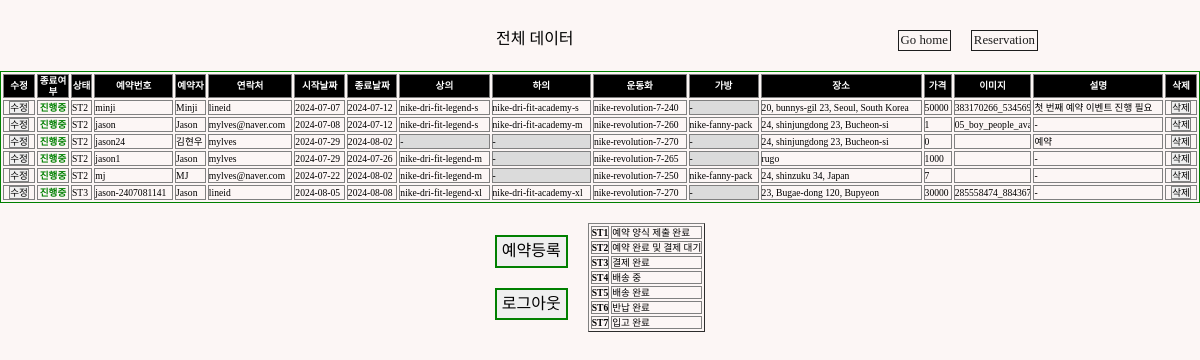
The page /sterna/data/ (signed in) on the database as committed earlier.
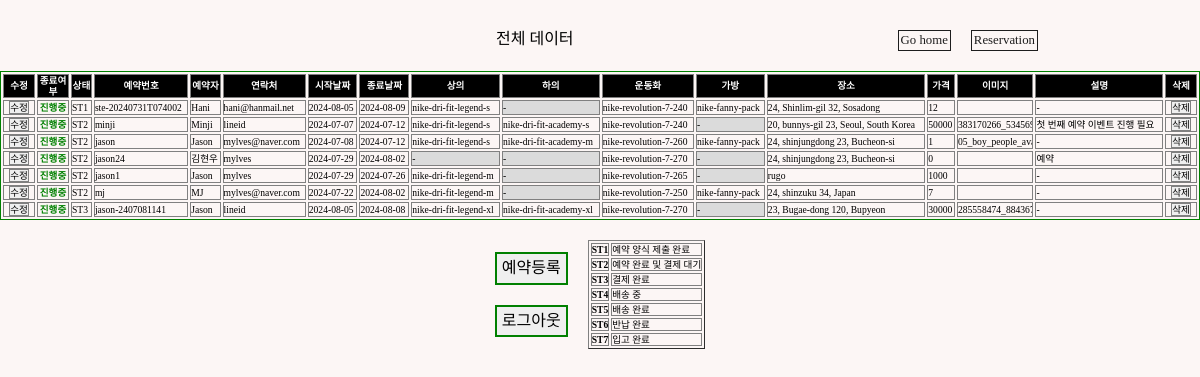
The same page on the database as committed later.
### reservation/models.py (models this page shows, shortened)
class Reservation(models.Model):
    STATUS_CHOICE = [
        ("ST1", "예약 양식 제출 완료"),
        ("ST2", "예약 완료 및 결제 대기"),
        ("ST3", "결제 완료"),
        ("ST4", "배송 중"),
        ("ST5", "배송 완료"),
        ("ST6", "반납 완료"),
        ("ST7", "입고 완료"),
    ]
    reserv_id = models.CharField(
        max_length=20,
        primary_key=True,
        default="ste-" + datetime.now().strftime("%Y%m%dT%H%M%S"),
    )
    client = models.CharField(max_length=20)
    contact = models.CharField(max_length=50, blank=False)
    start_date = models.DateField()
    start_time = models.TimeField(blank=True, default=timezone.now)
    end_date = models.DateField()
    end_time = models.TimeField(blank=True, default=timezone.now)
    top = models.ForeignKey(
        Item,
        on_delete=models.CASCADE,
        limit_choices_to={"category": "top"},
        related_name="topName",
        blank=True,
        null=True,
    )
    bottom = models.ForeignKey(
        Item,
        on_delete=models.CASCADE,
        limit_choices_to={"category": "bottom"},
        related_name="bottomName",
        blank=True,
        null=True,
    )
    shoes = models.ForeignKey(
        Item,
        on_delete=models.CASCADE,
        limit_choices_to={"category": "shoes"},
        related_name="shoesName",
        blank=True,
        null=True,
    )
    bag = models.ForeignKey(
        Item,
        on_delete=models.CASCADE,
        limit_choices_to={"category": "bag"},
        related_name="bagName",
        blank=True,
        null=True,
    )
    image = models.ImageField(upload_to="", blank=True)
    desc = models.TextField(blank=True, default="-")
    status = models.CharField(
        max_length=3,
        choices=STATUS_CHOICE,
        default="ST1",
    )
    completed = models.BooleanField(default=False)
    cost = models.IntegerField(default=0)
    location = models.CharField(max_length=50, blank=False)
    paypal_link = models.CharField(max_length=50, blank=False, default="free")

class Item(models.Model):
    CATEGORY = [
        ("shoes", "Shoes"),
        ("top", "Top"),
        ("bottom", "Bottom"),
        ("bag", "Bag & Pouch"),
        ("etc", "ETC"),
    ]
    SIZE = [
        ("Others", "free"),
        (
            "shoes",
            (
                ("220", "220mm"),
                ("225", "225mm"),
                ("230", "230mm"),
                ("235", "235mm"),
                ("240", "240mm"),
                ("245", "245mm"),
                ("250", "250mm"),
                ("255", "255mm"),
                ("260", "260mm"),
                ("265", "265mm"),
                ("270", "270mm"),
                ("275", "275mm"),
                ("280", "280mm"),
                ("285", "285mm"),
                ("290", "290mm"),
                ("295", "295mm"),
                ("300", "300mm"),
            ),
        ),
        (
            "top",
            (
                ("XS", "XS"),
                ("S", "S"),
                ("M", "M"),
                ("L", "L"),
                ("XL", "XL"),
                ("XXL", "XXL"),
            ),
        ),
        (
            "bottom",
            (
                ("XS", "XS"),
                ("S", "S"),
                ("M", "M"),
                ("L", "L"),
                ("XL", "XL"),
                ("XXL", "XXL"),
            ),
        ),
    ]
    GENDER = {("M", "Male"), ("F", "Female"), ("E", "NO Gender")}
    category = models.CharField(max_length=10, choices=CATEGORY)
    gender = models.CharField(max_length=1, blank=True, choices=GENDER)
    name = models.CharField(max_length=20, blank=True)
    model_num = models.CharField(primary_key=True, max_length=50, blank=True)
    size = models.CharField(max_length=10, blank=True, choices=SIZE)
    amount = models.IntegerField(default=0, blank=True)
    link = models.URLField(blank=True)
    def __str__(self):
        return self.model_num

### reservation/views.py (the view)
# urls.py: path("sterna/data/", views.data, name="data"),
@login_required(login_url="users:login")
def data(request):
    reservation = Reservation.objects.all().order_by("status")
    context = {"reservation": reservation}
    return render(request, "admin/data.html", context)

### templates/admin/data.html (shortened to what this page needs)
{% load static %}
<!DOCTYPE html>
<html lang="en">
  <head>
    <link rel="stylesheet" type="text/css" href="{% static 'css/sterna.css' %}"/>
    <link rel="stylesheet" type="text/css" href="{% static 'css/normalize.css' %}"/>
    <link href="https://cdnjs.cloudflare.com/ajax/libs/bootstrap-datetimepicker/3.0.0/css/bootstrap-datetimepicker.min.css" rel="stylesheet"/>
  </head>
  <body>
    <div class="tocenter">
      <div class="flex-row" style="width:100%; margin: 30px 0 20px 0; justify-content:space-around;">
        <div style="width:10px;"></div>
        <div>
          <p>전체 데이터</p>
        </div>
        <div class="flex-row">
          <a style="border:solid 1px; font-size:0.8rem; padding:2px;" href="{% url "reservation:sterna" %}">Go home</a>
          <div style="width:20px;"></div>
          <a style="border:solid 1px; font-size:0.8rem; padding:2px;" href="{% url "reservation:check" %}">Reservation</a>
        </div>
      </div>
    </div>
    {% if user.is_staff %}
      <div>
        <table border="1px solid black" bordercolor="green" style="font-size:0.6rem; width:100%;">
          <tr style="background-color:black; color:white;">
            <th scope="col" style="width:30px; text-align:center">수정</th>
            <th scope="col" style="width:30px; text-align:center">종료여부</th>
            <th scope="col">상태</th>
            <th scope="col">예약번호</th>
            <th scope="col">예약자</th>
            <th scope="col">연락처</th>
            <th scope="col">시작날짜</th>
            <th scope="col">종료날짜</th>
            <th scope="col">상의</th>
            <th scope="col">하의</th>
            <th scope="col">운동화</th>
            <th scope="col">가방</th>
            <th scope="col">장소</th>
            <th scope="col">가격</th>
            <th scope="col" style="max-width:70px; text-align:center">이미지</th>
            <th scope="col">설명</th>
            <th scop="com">삭제</th>
          </tr>
          {% for data in reservation %}
            <tr>
              <td style="width:30px; text-align:center">
                <a href="{% url "reservation:update" data.pk %}">
                  <button>수정</button>
                </a>
              </td>
              {% if data.completed == True %}
                <td style="color:white; font-weight:bold; background-color:grey; text-align:center;">완료</td>
              {% else %}
                <td style="color:green; font-weight:bold; text-align:center;">진행중</td>
              {% endif %}
              <td>{{data.status}}</td>
              <td>{{data.reserv_id}}</td>
              <td>{{data.client}}</td>
              <td>{{data.contact}}</td>
              <td>{{data.start_date | date:"Y-m-d"}}</td>
              <td>{{data.end_date | date:"Y-m-d"}}</td>
              {% if data.top.name == None %}
                <td style='background-color:#DBDBDB;'>-</td>
              {% else %}
                <td>{{data.top}}</td>
              {% endif %}
              {% if data.bottom.name == None %}
                <td style='background-color:#DBDBDB;'>-</td>
              {% else %}
                <td>{{data.bottom}}</td>
              {% endif %}
              {% if data.shoes.name == None %}
                <td style='background-color:#DBDBDB;'>-</td>
              {% else %}
                <td>{{data.shoes}}</td>
              {% endif %}
              {% if data.bag.name == None %}
                <td style='background-color:#DBDBDB;'>-</td>
              {% else %}
                <td>{{data.bag}}</td>
              {% endif %}
              <td>{{data.location}}</td>
              <td>{{data.cost}}</td>
              <td style="max-width:70px; overflow:hidden;">{{data.image}}</td>
              <td>{{data.desc}}</td>
              <td style="width:30px; text-align:center">
                <div class="del-button">
                  <a href="{% url "reservation:delpage" data.pk %}">
                    <button>삭제</button>
                  </a>
                </div>
              </td>
            </tr>
          {% endfor %}
        </table>
        <div class="flex-row">
          <div class="flex-column">
            <div class="tocenter" style="margin:20px 0 0 0;">
              <a href="{% url "reservation:register" %}">
                <button style="padding: 5px; border:solid 2px green;">예약등록</button>
              </a>
            </div>
            <div class="tocenter" style="margin:20px 0 0 0;">
              <a href="{% url "users:logout" %}">
                <button style="padding: 5px; border:solid 2px green;">로그아웃</button>
              </a>
            </div>
          </div>
          <table style="margin:20px 0 0 20px;" border="1">
            <tr style='font-weight:normal; font-size:0.6rem;'>
              <th>ST1</th>
              <td>예약 양식 제출 완료</td>
            </tr>
            <tr style='font-weight:normal; font-size:0.6rem;'>
              <th>ST2</th>
              <td>예약 완료 및 결제 대기</td>
            </tr>
            <tr style='font-weight:normal; font-size:0.6rem;'>
              <th>ST3</th>
              <td>결제 완료</td>
            </tr>
            <tr style='font-weight:normal; font-size:0.6rem;'>
              <th>ST4</th>
              <td>배송 중</td>
            </tr>
            <tr style='font-weight:normal; font-size:0.6rem;'>
              <th>ST5</th>
              <td>배송 완료</td>
            </tr>
            <tr style='font-weight:normal; font-size:0.6rem;'>
              <th>ST6</th>
              <td>반납 완료</td>
            </tr>
            <tr style='font-weight:normal; font-size:0.6rem;'>
              <th>ST7</th>
              <td>입고 완료</td>
            </tr>
          </table>
        </div>
      </div>
    {% else %}
      <p class='tocenter' style='margin-top:30px; font-weight:bold; color:blue; font-size:2rem;'>관리자만 열람 가능</p>
    {% endif %}
  </body>
</html>

### static/css/sterna.css (style rules this page uses)
:root { --sterun-primary-color: #fbff00; --sterun-secondary-color: #3A3A3A; --sterun-thirdary-color: #4467AF; --sterun-white-color: #FCF6F5; --sterun-black-color: #1d1d1d; --sterun-grey-color: #E8E8E8; }
* { margin: 0; padding: 0; font-family: "SCDream"; z-index:100; }
html, body { background-color: var(--sterun-white-color); margin-top: 100px; min-height: 100%; margin: 0; }
a { color: var(--sterun-black-color); text-decoration: none; }
button { border: 1px solid grey; }
.tocenter { display: flex; flex-direction: column; align-items: center; width:100%; }
.flex-row { display: flex; flex-direction: row; flex-flow: wrap; justify-content: center; }
.flex-column { justify-content: center; display: flex; flex-direction: column; }

### templates/admin/data.html (style rules this page uses)
tr th { border: solid 1px grey; }
tr td { border: solid 1px grey; }

Rows that differ between the two databases and show on the page:
added Reservation: completed "진행중", status "ST1", reserv_id "ste-20240731T074002", client "Hani", contact "hani@hanmail.net", start_date "2024-08-05", end_date "2024-08-09", top "nike-dri-fit-legend-s", shoes "nike-revolution-7-240", bag "nike-fanny-pack", location "24, Shinlim-gil 32, Sosadong", cost "12", desc "-"
